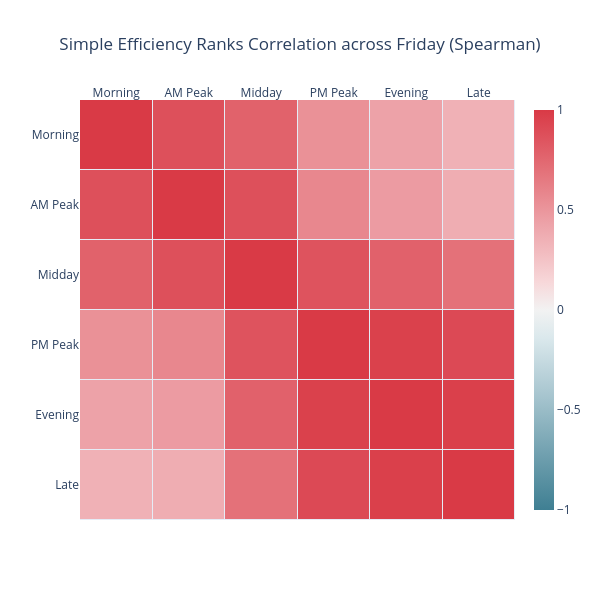

The code cell stored with this chart in its notebook:
### Code cell
sns_colorscale = [[0.0, '#3f7f93'], 
 [0.071, '#5890a1'],
 [0.143, '#72a1b0'],
 [0.214, '#8cb3bf'],
 [0.286, '#a7c5cf'],
 [0.357, '#c0d6dd'],
 [0.429, '#dae8ec'],
 [0.5, '#f2f2f2'],
 [0.571, '#f7d7d9'],
 [0.643, '#f2bcc0'],
 [0.714, '#eda3a9'],
 [0.786, '#e8888f'],
 [0.857, '#e36e76'],
 [0.929, '#de535e'],
 [1.0, '#d93a46']]

X         = [period for period in periods]
N         = fri_matrix.shape[1]

hovertext = [[f'corr({X[i]}, {X[j]})= {fri_matrix[i][j]:.2f}' for j in range(N)] for i in range(N)]

heat = go.Heatmap(z=fri_matrix,
                  x=X,
                  y=X,
                  zmin=-1,
                  zmax=1,
                  xgap=1, ygap=1,
                  colorscale=sns_colorscale,
                  colorbar_thickness=20,
                  colorbar_ticklen=3,
                  hovertext=hovertext,
                  hoverinfo='text'
                   )

title = 'Simple Efficiency Ranks Correlation across Friday (Spearman)'               

layout = go.Layout(title_text=title, title_x=0.5, 
                   width=600, height=600,
                   xaxis_showgrid=False,
                   yaxis_showgrid=False,
                   yaxis_autorange='reversed'
                   ,xaxis_side='top'
                   )
   
fig=go.Figure(data=[heat], layout=layout)  
fig.show()

### Figure 1 — Plotly figure (JSON) as saved in the notebook; plotly's stock layout.template omitted (floating-point values rounded to 4 significant figures)
{"data": [{"colorbar": {"thickness": 20, "ticklen": 3}, "colorscale": [[0, "#3f7f93"], [0.071, "#5890a1"], [0.143, "#72a1b0"], [0.214, "#8cb3bf"], [0.286, "#a7c5cf"], [0.357, "#c0d6dd"], [0.429, "#dae8ec"], [0.5, "#f2f2f2"], [0.571, "#f7d7d9"], [0.643, "#f2bcc0"], [0.714, "#eda3a9"], [0.786, "#e8888f"], [0.857, "#e36e76"], [0.929, "#de535e"], [1, "#d93a46"]], "hoverinfo": "text", "hovertext": [["corr(Morning, Morning)= 1.00", "corr(Morning, AM Peak)= 0.88", "corr(Morning, Midday)= 0.78", "corr(Morning, PM Peak)= 0.53", "corr(Morning, Evening)= 0.44", "corr(Morning, Late)= 0.35"], ["corr(AM Peak, Morning)= 0.88", "corr(AM Peak, AM Peak)= 1.00", "corr(AM Peak, Midday)= 0.87", "corr(AM Peak, PM Peak)= 0.58", "corr(AM Peak, Evening)= 0.47", "corr(AM Peak, Late)= 0.37"], ["corr(Midday, Morning)= 0.78", "corr(Midday, AM Peak)= 0.87", "corr(Midday, Midday)= 1.00", "corr(Midday, PM Peak)= 0.86", "corr(Midday, Evening)= 0.78", "corr(Midday, Late)= 0.70"], ["corr(PM Peak, Morning)= 0.53", "corr(PM Peak, AM Peak)= 0.58", "corr(PM Peak, Midday)= 0.86", "corr(PM Peak, PM Peak)= 1.00", "corr(PM Peak, Evening)= 0.96", "corr(PM Peak, Late)= 0.91"], ["corr(Evening, Morning)= 0.44", "corr(Evening, AM Peak)= 0.47", "corr(Evening, Midday)= 0.78", "corr(Evening, PM Peak)= 0.96", "corr(Evening, Evening)= 1.00", "corr(Evening, Late)= 0.97"], ["corr(Late, Morning)= 0.35", "corr(Late, AM Peak)= 0.37", "corr(Late, Midday)= 0.70", "corr(Late, PM Peak)= 0.91", "corr(Late, Evening)= 0.97", "corr(Late, Late)= 1.00"]], "type": "heatmap", "x": ["Morning", "AM Peak", "Midday", "PM Peak", "Evening", "Late"], "xgap": 1, "y": ["Morning", "AM Peak", "Midday", "PM Peak", "Evening", "Late"], "ygap": 1, "z": [[1, 0.8765, 0.78, 0.5252, 0.4359, 0.3506], [0.8765, 1, 0.8747, 0.5753, 0.4686, 0.3714], [0.78, 0.8747, 1, 0.8583, 0.7819, 0.6978], [0.5252, 0.5753, 0.8583, 1, 0.9617, 0.9126], [0.4359, 0.4686, 0.7819, 0.9617, 1, 0.9678], [0.3506, 0.3714, 0.6978, 0.9126, 0.9678, 1]], "zmax": 1, "zmin": -1}], "layout": {"height": 600, "title": {"text": "Simple Efficiency Ranks Correlation across Friday (Spearman)", "x": 0.5}, "width": 600, "xaxis": {"showgrid": false, "side": "top"}, "yaxis": {"autorange": "reversed", "showgrid": false}}}
